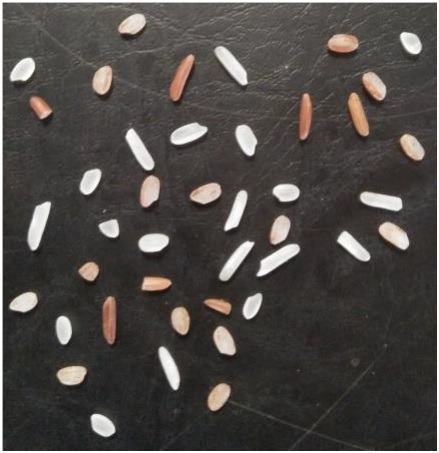
%> input picture RICE/CODE/rice image.jpg, 439 x 453 px
$ octave svm_color.m   (GNU Octave 9; MATLAB toolbox functions it lacks are replaced by stand-ins)
%> lines starting %> are read from the running program, lines starting %| are printed output that depends on the picture; in (x1, y1, x2, y2) boxes, pixels count from 0 and x2, y2 are one past the last pixel; in counts of white or black regions, pixels touching at a corner belong together; the program's own positions count from 1
clc
clear all
close all

%% image read
%%[fname, path] = uigetfile('*.*','Enter an image');
%%fname = strcat(path,fname);
%%I = imread(fname);
I = imread('rice image.jpg');
%> I is the input picture: size 453x439x3 uint8; mean R, G, B 77.3, 73.4, 70.4
figure(1),imshow(I), title('INPUT IMAGE');

%% PREPROCESSING STAGE -1 Gray conversion
GI = rgb2gray(I); %%Coverting RGB image to Grayscale Image
figure(2), imshow(GI), title('GRAY IMAGE');

%% PREPROCESSING STAGE -2 Extracting Grain Features
BGI = imopen(GI,strel('disk',15)); %%Performs Morphologically Opening with a Disk-Shaped Structuring Element of 15 pixels
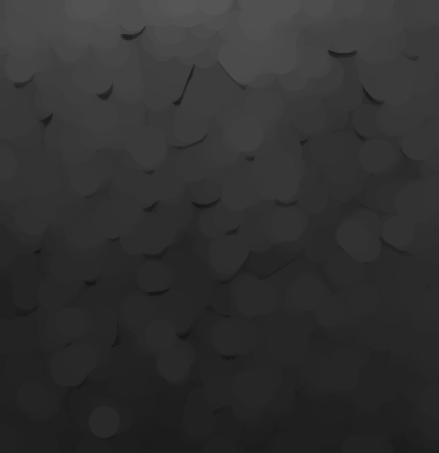
%> BGI: size 453x439 uint8; min 17, max 86, mean 48
figure(3), imshow(BGI), title('BINARY IMAGE');
%% PREPROCESSING STAGE -3 Optimization
I2 = GI - BGI;
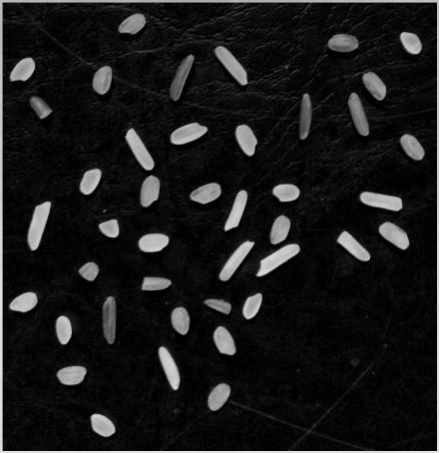
%> I2: size 453x439 uint8; min 0, max 228, mean 26.3
% I2(:,:,2) = I(:,:,2) - BGI;
% I2(:,:,3) = I(:,:,3) - BGI;

figure(4), imshow(I2), title('DATA EXTRACTED IMAGE');

%% PREPROCESSING STAGE -4 Gray Color adjustment
I3 = imadjust(I2); %% Maps the intensity values in the grayscale image I2 to the new values in I3
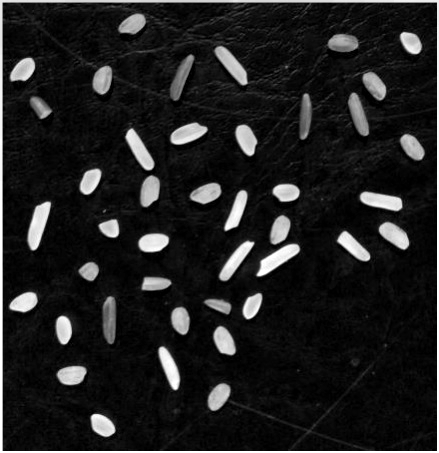
%> I3: size 453x439 uint8; min 0, max 255, mean 32.3
figure(5),imshow(I3),title('GRAY COLOR ADJUSTED IMAGE');


%% PREPROCESSING STAGE -5 Back Ground subtraction
level = graythresh(I3); %%Computes a global threshold T from grayscale image I3, using otsu's image
%> level = 0.408
bw = im2bw(I3,level); %%Converts the graysacle image to binary image. 1 - White, 0 - Black
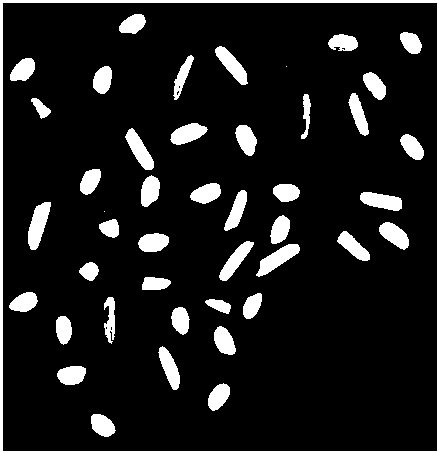
%> bw: size 453x439 logical; 11.1% white; 45 white regions (2 under 20 px), largest, box (x1, y1, x2, y2) and area: (0, 0, 439, 453) 4435, (28, 202, 51, 250) 644, (256, 244, 300, 277) 622
bw = bwareaopen(bw, 50); %%Removes all connected components that have fewer than 50 pixels from the binary image.
figure(6),imshow(bw),title('BINARY IMAGE');
bwg = zeros(453,439); %%Creates a array of zeros
for i = 1:size(bw,1)
    for j = 1:size(bw,2)
        if bw(i,j) == 1
            bwg(i,j)=0;
        else
            bwg(i,j)=100;
        end
    end
end
I4(:,:,1) = I(:,:,1) - uint8(bwg);%%Unit8 is unsigned 8 bit character, Contains all the whole numbers from 0 to 255.
I4(:,:,2) = I(:,:,2) - uint8(bwg);
I4(:,:,3) = I(:,:,3) - uint8(bwg);
%> I4: size 453x439x3 uint8
figure(7),imshow(I4),title('BACKGROUND SUBSTRACTED IMAGE');

%% PREPROCESSING STAGE - 6 Feature Extraction for SVM classification process
I5 = zeros(size(I4));
I6 = zeros(size(I4));
for i = 1:size(I4,1)
    for j = 1:size(I,2)
        if(I4(i,j,1)>85 && I4(i,j,1) <= 240 && I4(i,j,2) > 34 && I4(i,j,2) <=220 && I4(i,j,3) > 15 && I4(i,j,3)<=200)
            I5(i,j,1) = I4(i,j,1);
            I5(i,j,2) = I4(i,j,2);
            I5(i,j,3) = I4(i,j,3);
        else
            I5(i,j,:) = I5(i,j,:);
        end
        if(I4(i,j,1)>200 && I4(i,j,1) <= 255 && I4(i,j,2) > 210 && I4(i,j,2) <=255 && I4(i,j,3) > 190 && I4(i,j,3)<=255)
            I6(i,j,1) = I4(i,j,1);
            I6(i,j,2) = I4(i,j,2);
            I6(i,j,3) = I4(i,j,3);
        else
            I6(i,j,:) = I6(i,j,:);
        end

    end
end
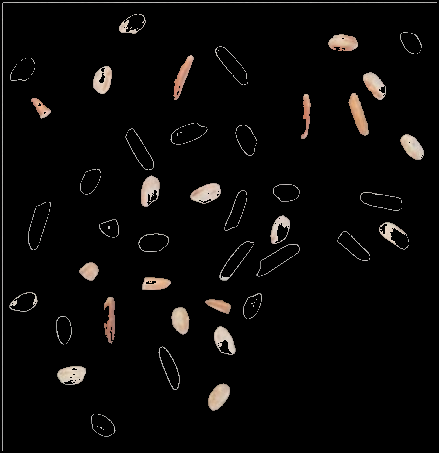
%> I5: size 453x439x3 double; mean R, G, B 9.3, 8.3, 7.6
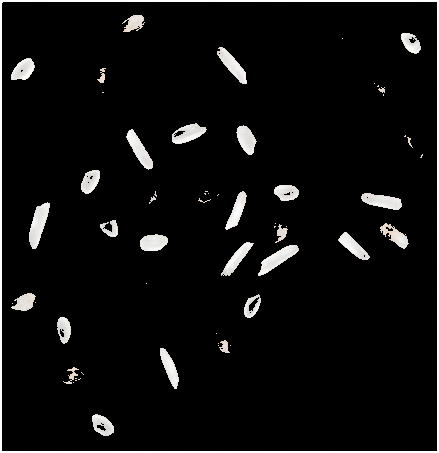
%> I6: size 453x439x3 double; mean R, G, B 14.7, 14.5, 14.4


figure(8),imshow(I5),title('RED GRAINS IMAGE');
figure(9),imshow(I6),title('WHITE GRAINS IMAGE');
%> after `imshow(I6)`:
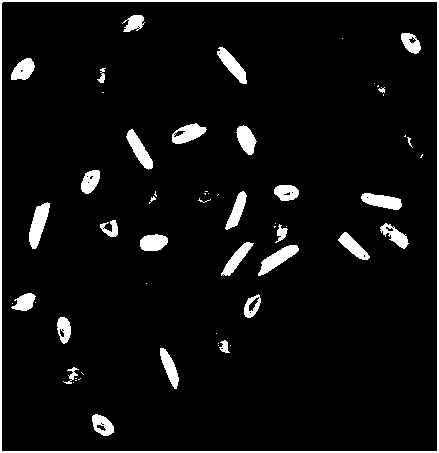
%> displayed picture: size 453x439x3, on the screen's scale of 0 to 255; 6.1% white; 59 white regions (28 under 20 px), largest, box (x1, y1, x2, y2) and area: (0, 0, 439, 453) 3553, (29, 202, 50, 249) 543, (258, 245, 299, 276) 510


%% SVM TRAINING

svm_red = svmtrain(double([I5(1:50) I5(51:100)]),[ones([1 50]) (ones([1 50])*2)]);
svm_white = svmtrain(double(I6(1:100)),[ones([1 50]) (ones([1 50])*3)]);


%% SVM CLASSIFICATION

for r=1:size(I,1)
    for c=1:size(I,2)
         red = I4(r,c,1);
        green = I4(r,c,2);
        blue = I4(r,c,3);
        if(c == 1 && mod(r,50) == 0)
            svm_img = I4(r:r+49);
%> (the run ends here)
